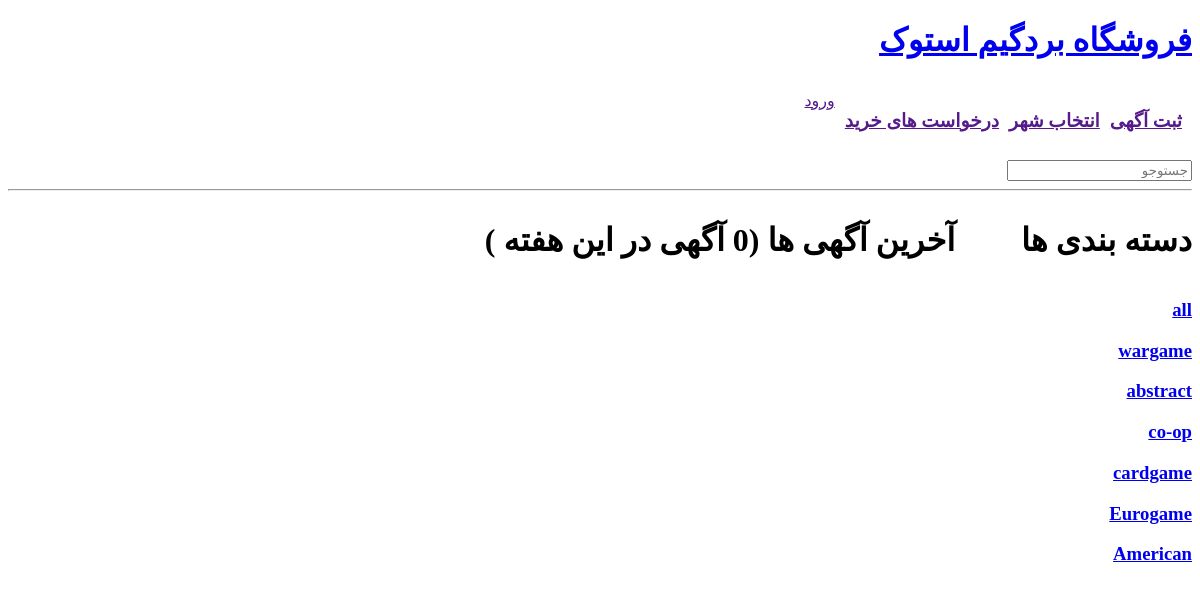
Before: / with the older database file.
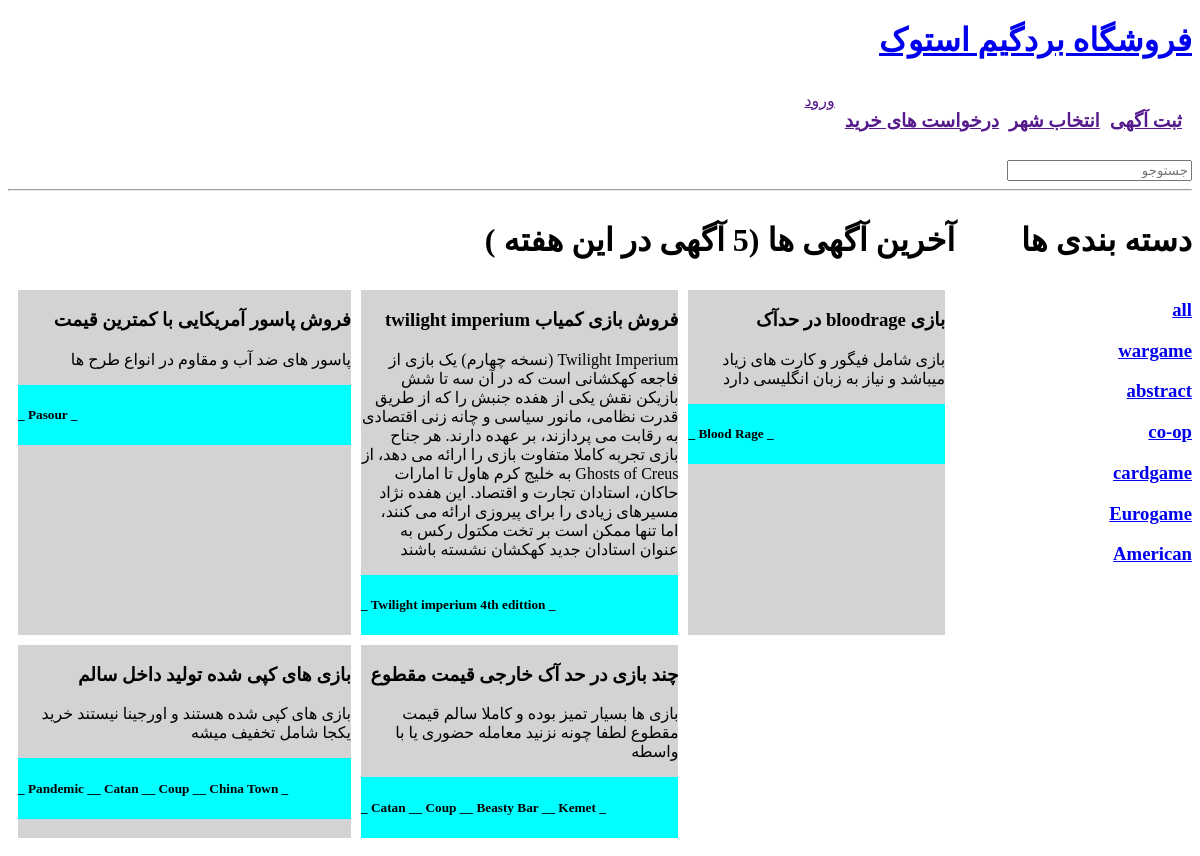
After: the same page with the newer database file.
### base/models.py (models this page shows, shortened)
class Topic(models.Model):
    name = models.CharField(max_length=200,null=True)

class Deal(models.Model):
    STATUS = [
        ('0','OPEN DEAL'),
        ('1','SOLD'),
        ('2','SEMI SOLD'),
        ('3','UNKNOWN'),
    ]
    title = models.CharField(max_length=200,null=True)
    description = models.TextField(max_length=1500,null=True,blank=True)
    seller = models.ForeignKey(User,null=True,on_delete=models.CASCADE,related_name='seller')
    buyer = models.ManyToManyField(User,related_name='buyer',null=True,blank=True)
    stock = models.ManyToManyField('Boardgame',related_name='stock',null=True,blank=True)
    totalPrice = models.IntegerField(default=0,validators=[
            MaxValueValidator(100000000),
            MinValueValidator(50000),
        ])
    created = models.DateTimeField(auto_now_add=True)
    updated = models.DateTimeField(auto_now=True)
    dealDate = models.DateField(null=True,blank=True)
    status = models.CharField(default=0,max_length=1,choices=STATUS)
    sellerToughts = models.TextField(max_length=500,null=True,blank=True)
    buyerToughts = models.TextField(max_length=500,null=True,blank=True)
    class Meta:
        ordering = ['-updated','-created']

class Boardgame(models.Model):
    MADE_IN = [
        ('0','IRANI'),
        ('1','KHAREJI'),
    ]
    name = models.CharField(max_length=200,null=True)
    price = models.IntegerField(null=True,validators=[
            MaxValueValidator(100000000),
            MinValueValidator(10000),
        ])
    description = models.TextField(max_length=1500,null=True,blank=True)
    made = models.CharField(default=0,max_length=1,choices=MADE_IN)
    topics = models.ManyToManyField('Topic',related_name='topics',null=True,blank=True)
    rank = models.IntegerField(null=True,blank=True,validators=[
            MaxValueValidator(5000),
            MinValueValidator(1),
        ])
    players = models.CharField(max_length=10,blank=True,null=True)
    duration = models.IntegerField(null=True,blank=True,validators=[
            MaxValueValidator(600),
            MinValueValidator(1),
        ])
    complexity = models.DecimalField(max_digits=3, decimal_places=2,null=True,blank=True)
    designer = models.CharField(max_length=100,null=True,blank=True)
    publisher = models.CharField(max_length=100,null=True,blank=True)
    publisher = models.CharField(max_length=100,null=True,blank=True)

### base/views.py (the view)
# urls.py: 2. Add a URL to urlpatterns:  path('', views.home, name='home')
def home(request):
    q = request.GET.get('q') if request.GET.get('q') != None else ''
    deals = Deal.objects.filter(Q(stock__topics__name__icontains=q)).distinct()
    topics = Topic.objects.all()
    context = {'deals':deals,'topics':topics}
    return render(request,'base/home.html',context)

### base/templates/base/home.html (shortened to what this page needs)
{% extends 'main.html' %}
{% block content %}
<div class="home-container">
    <h1 dir="rtl" align="right"> آخرین آگهی ها ({{deals.count}} آگهی در این هفته ) </h1>
    <h1 dir="rtl" align="right">دسته بندی ها </h1>
    <div class="grid-container">
        {% for deal in deals %}
        <div class="grid-item-container">
            <h3 dir="rtl">{{deal.title}}</h3>
            <p dir="rtl">{{deal.description}}</p>
            <div class="game-name-container">
                {% for boardgame in deal.stock.all %}
                <h5> _ {{boardgame.name}} _ </h5>
                {% endfor %}
            </div>
        </div>
        {% endfor %}
    </div>
    <div>
        <a href="{% url 'homeurl' %}?q="><h3 dir="rtl">all</h3></a>
        {% for topic in topics %}
        <a href="{% url 'homeurl' %}?q={{topic.name}}"><h3 dir="rtl">{{topic.name}}</h3></a>
        {% endfor %}
    </div>
</div>
{% endblock %}

Changed rows visible on the page:
added Deal: title "فروش پاسور آمریکایی با کمترین قیمت", description "پاسور های ضد آب و مقاوم در انواع طرح ها"
added Boardgame: name "Pasour", shown under "فروش پاسور آمریکایی با کمترین قیمت"
added Deal: title "فروش بازی کمیاب twilight imperium", description "Twilight Imperium (نسخه چهارم) یک بازی از فاجعه کهکشانی است که در آن سه تا شش بازیکن نقش یکی از هفده جنبش را که از طریق قدرت نظامی، مانور سیاسی و چانه زنی اقتصادی به رقابت می پردازند، بر عهده دارند. هر جناح بازی تجربه کاملا متفاوت بازی را ارائه می دهد، از Ghosts of Creus به خلیج کرم هاول تا امارات حاکان، استادان تجارت و اقتصاد. این هفده نژاد مسیرهای زیادی را برای پیروزی ارائه می کنند، اما تنها ممکن است بر تخت مکتول رکس به عنوان استادان جدید کهکشان نشسته باشند"
added Boardgame: name "Twilight imperium 4th edittion", shown under "فروش بازی کمیاب twilight imperium"
added Deal: title "بازی bloodrage در حدآک", description "بازی شامل فیگور و کارت های زیاد میباشد و نیاز به زبان انگلیسی دارد"
added Boardgame: name "Blood Rage", shown under "بازی bloodrage در حدآک"
added Deal: title "بازی های کپی شده تولید داخل سالم", description "بازی های کپی شده هستند و اورجینا نیستند خرید یکجا شامل تخفیف میشه"
now on this page (row unchanged): Boardgame: name "Pandemic", shown under "بازی های کپی شده تولید داخل سالم"
now on this page (row unchanged): Boardgame: name "Catan"
added Boardgame: name "Coup"
added Boardgame: name "China Town", shown under "بازی های کپی شده تولید داخل سالم"
added Deal: title "چند بازی در حد آک خارجی قیمت مقطوع", description "بازی ها بسیار تمیز بوده و کاملا سالم قیمت مقطوع لطفا چونه نزنید معامله حضوری یا با واسطه"
added Boardgame: name "Beasty Bar", shown under "چند بازی در حد آک خارجی قیمت مقطوع"
added Boardgame: name "Kemet", shown under "چند بازی در حد آک خارجی قیمت مقطوع"
Other visible differences:
{{ deals.count }}: "0" → "5"
